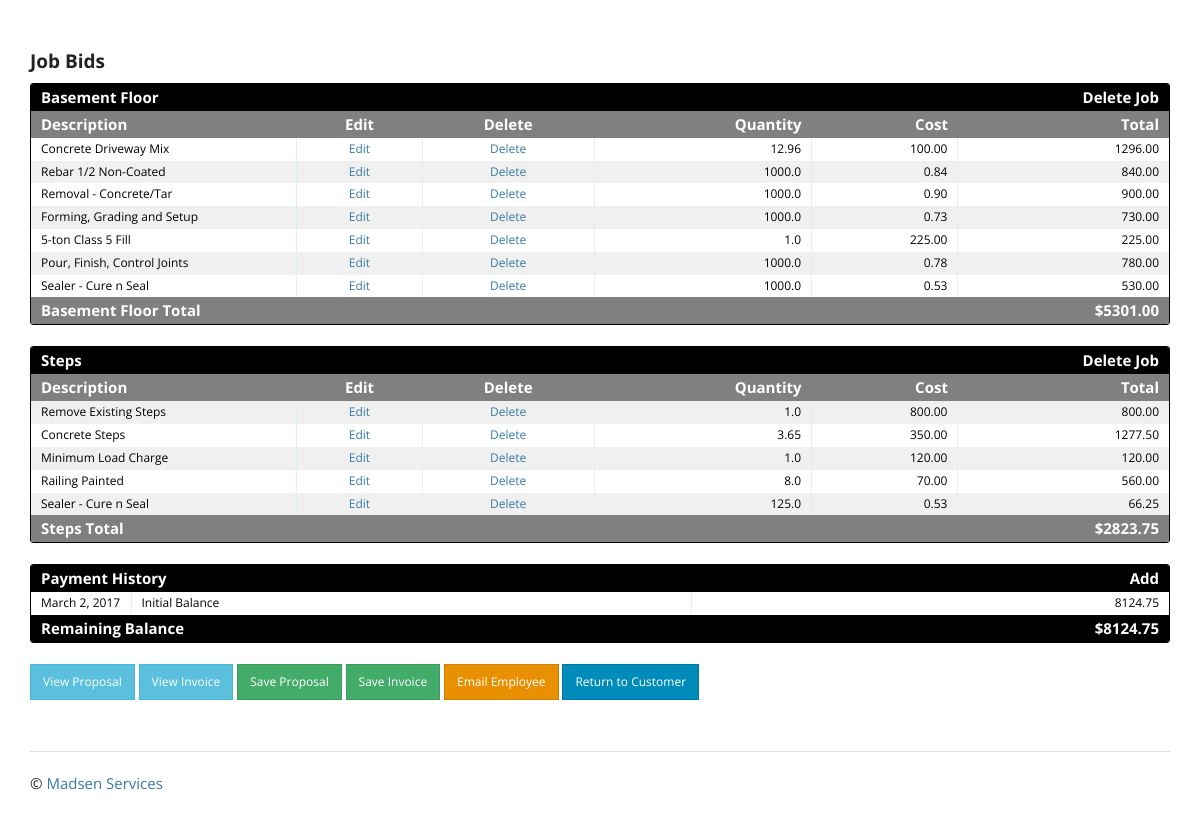
/bid/1/detail/ (signed in, lower part), run on an earlier commit of the app's database.
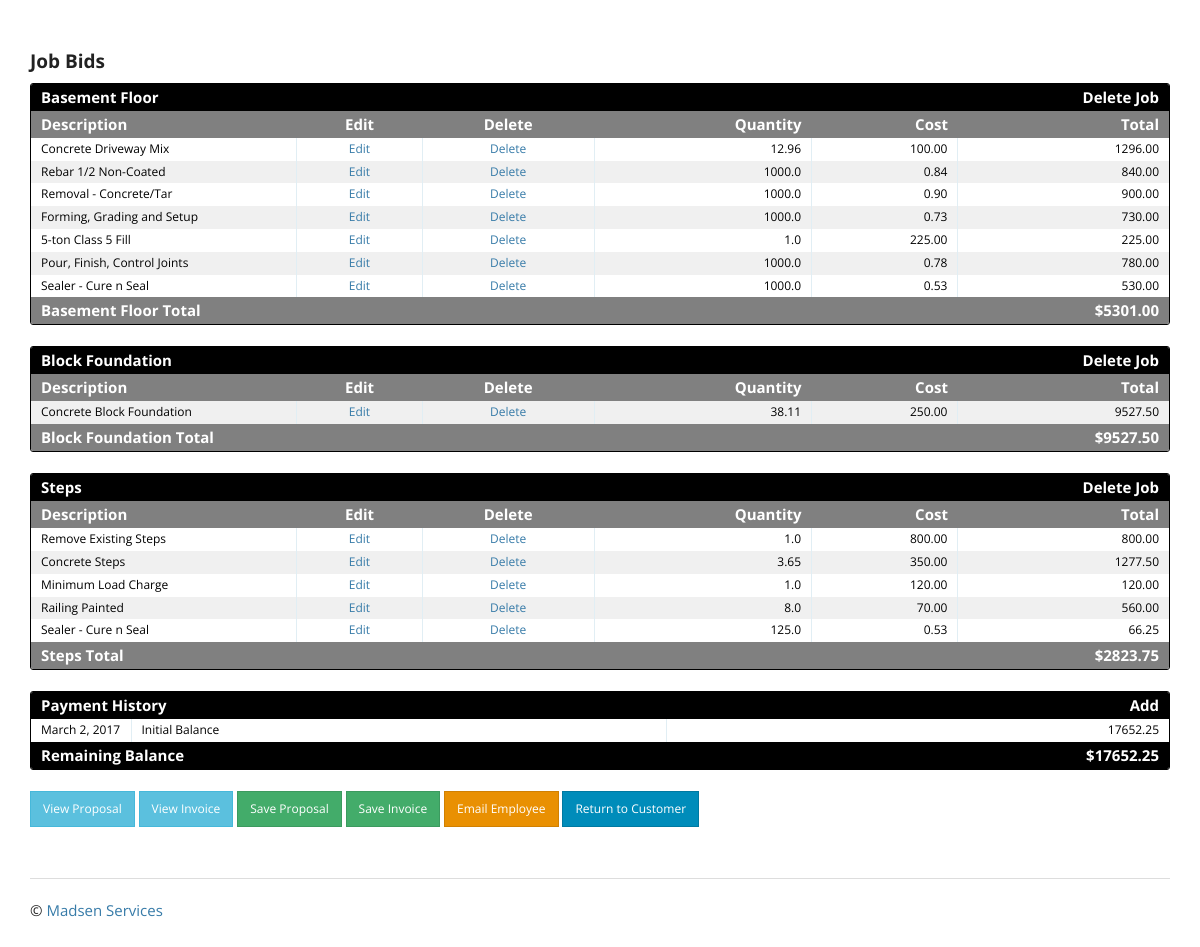
And on a later commit of the database.
### bid_item/models.py (models this page shows, shortened)
class BidItem(models.Model):
    bid = models.ForeignKey('bid.Bid', on_delete=models.CASCADE)
    job_type = models.CharField(max_length=100)
    description = models.CharField(max_length=100)
    quantity = models.FloatField(null=True)
    cost = models.FloatField(null=True)
    total = models.FloatField()
    class Meta:
        verbose_name_plural = 'BidItems'

### bid/views.py (the view)
# urls.py: url(r'^(?P<pk>\d+)/detail/$', BidDetail.as_view(), name='bid_detail'),
class BidDetail(LoginRequiredMixin, SuccessMessageMixin, DetailView):
    template_name = 'bid/bid_detail.html'
    model = Bid
    def get_context_data(self, **kwargs):
        context = super(BidDetail, self).get_context_data(**kwargs)
        bid_obj = Bid.objects.get(id=self.kwargs['pk'])
        bid_item_obj = BidItem.objects.filter(bid=self.kwargs['pk'])
        bid_item_dict = create_bid_item_dict(bid_obj)
        total_cost = bid_item_obj.aggregate(Sum('total'))['total__sum']
        payment_obj = Payment.objects.filter(bid=self.kwargs['pk'])
        total_payments = payment_obj.aggregate(Sum('amount'))['amount__sum']
        context['bid_item_dict'] = bid_item_dict
        context['total_cost'] = total_cost
        context['pdfs'] = PDFImage.objects.all().filter(bid=self.kwargs['pk'])
        context['journal_entries'] = Journal.objects.all().filter(bid=self.kwargs['pk']).order_by('-timestamp')
        context['payments'] = Payment.objects.all().filter(bid=self.kwargs['pk']).order_by('date')
        context['date'] = date.today()
        if total_payments:
            context['remaining_balance'] = total_cost - total_payments
        else:
            context['remaining_balance'] = total_cost
        return context

### bid/views.py (called while the page is built)
def create_bid_item_dict(bid_obj):
    bid_item_obj = BidItem.objects.filter(bid=bid_obj.id)
    unique_job_types = set()
    for item in bid_item_obj:
        unique_job_types.add(item.job_type)
    bid_item_dict = {}
    for job in unique_job_types:
        bid_items = bid_item_obj.filter(job_type=job)
        total = bid_items.aggregate(Sum('total'))['total__sum']
        bid_item_dict.setdefault(job, {})
        bid_item_dict[job]['bid_items'] = bid_items
        bid_item_dict[job]['total'] = total
    return bid_item_dict

### customer/templatetags/format_telephone.py (called while the page is built)
@register.filter
def format_telephone(value):
    if len(value) == 10:
        value = "({}) {}-{}".format(value[:3], value[3:6], value[6:])
    return value

### templates/bid/bid_detail.html (shortened to what this page needs)
{% extends "base.html" %}
{% load crispy_forms_tags %}
{% load format_telephone %}
{% load static %}
{% block content %}
<br>
<br>
<br>
<br>
<br>
{% if bid_item_dict %}<h4><strong>Job Bids</strong></h4>{% endif %}
{% for job_name, job_dict in bid_item_dict.items %}
<div class="datagrid">
    <table>
      <thead>
        <tr>
          <th colspan="5" style="background: black"><strong>{{ job_name }}</strong></th>
          <th style="background: black; text-align:right"><strong>
              <a href="{% url 'bid_item_app:bid_item_group_delete' bid_id=job_dict.bid_items.0.bid.id job_name=job_name.split|join:'__' %}">
                  <font color="white">Delete Job</font></a></strong></th>
        </tr>
        <tr>
          <th width="50px" style="background:gray"><strong>Description</strong></th>
          <th width="50px" style="background:gray; text-align:center"><strong>Edit</strong></th>
          <th width="50px" style="background:gray; text-align:center"><strong>Delete</strong></th>
          <th width="75px" style="background:gray; text-align:right"><strong>Quantity</strong></th>
          <th width="30px" style="background:gray; text-align:right"><strong>Cost</strong></th>
          <th width="30px" style="background:gray; text-align:right"><strong>Total</strong></th>
        </tr>
      </thead>
        {% for item in job_dict.bid_items %}
          <tr style="{% cycle 'background: white' 'background: #F0F0F0' %}">
              <td>{{ item.description }}</td>
              <td style="text-align:center"><a href="{% url 'bid_item_app:bid_item_update' pk=item.id %}">Edit</a></td>
              <td style="text-align:center"><a href="{% url 'bid_item_app:bid_item_delete' pk=item.id %}">Delete</a></td>
              <td style="text-align:right">{% if item.quantity %}{{ item.quantity }}{% endif %}</td>
              <td style="text-align:right">{% if item.cost %}{{ item.cost|floatformat:2 }}{% endif %}</td>
              <td style="text-align:right">{{ item.total|floatformat:2 }}</td>
          </tr>
        {% endfor %}
      <thead>
      <tr>
          <th colspan="5" width="75px" style="background:gray"><strong>{{ job_name }} Total</strong></th>
          <th style="text-align:right; background:gray"><strong>${{ job_dict.total|floatformat:2 }}</strong></th>
      </tr>
      </thead>
    </table>
</div>
<br>
{% endfor %}
{% if total_cost %}
<div class="datagrid">
<table>
      <thead>
        <tr>
          <th colspan="5" style="background: black"><strong>Payment History</strong></th>
          <th style="text-align:right; background:black"><strong>
              <a href="{% url 'payment_app:payment_create' bid_id=bid.id %}"><font color="white">Add</font></a></strong></th>
        </tr>
      </thead>
      <tr>
          <td width="100px">{{ date }}</td>
          <td colspan="4">Initial Balance</td>
          <td style="text-align:right;">{{ total_cost|floatformat:2 }}</td>
      </tr>
      <thead>
        <tr>
          <th colspan="5" style="background: black"><strong>Remaining Balance</strong></th>
          <th style="text-align:right; background:black"><strong>${{ remaining_balance|floatformat:2 }}</strong></th>
        </tr>
      </thead>
</table>
</div>
{% endif %}
<br>
    <a href="{% url 'pdf_app:pdf_view_proposal_customer' bid_id=bid.id %}" target="_blank" class="btn btn-sm btn-info"
       role="button">View Proposal</a>
    <a href="{% url 'pdf_app:pdf_view_invoice' bid_id=bid.id %}" target="_blank" class="btn btn-sm btn-info"
       role="button">View Invoice</a>
    <a href="{% url 'pdf_app:pdf_save_proposal' bid_id=bid.id %}" class="btn btn-sm btn-success"
       role="button">Save Proposal</a>
    <a href="{% url 'pdf_app:pdf_save_invoice' bid_id=bid.id %}" class="btn btn-sm btn-success"
       role="button">Save Invoice</a>
    <a href="{% url 'send_email_app:employee_email_create' bid_id=bid.id %}" class="btn btn-sm btn-warning"
       role="button">Email Employee</a>
    <a href="{% url 'customer_app:customer_detail' pk=bid.customer.id %}" class="btn btn-sm btn-primary"
       role="button">Return to Customer</a>
{% endblock content %}

What changed in the data, as far as the page shows it:
added BidItem: bid_item_dict "Block Foundation", description "Concrete Block Foundation", quantity "38.11", cost "250.00", total "9527.50", bid_item_dict "Block Foundation"
Also different on the page:
{{ total_cost|floatformat:2 }}: "8124.75" → "17652.25"
{{ remaining_balance|floatformat:2 }}: "8124.75" → "17652.25"
new list line: "Delete Job Description Edit Delete Quantity Cost Total Total $ 9527.50"
